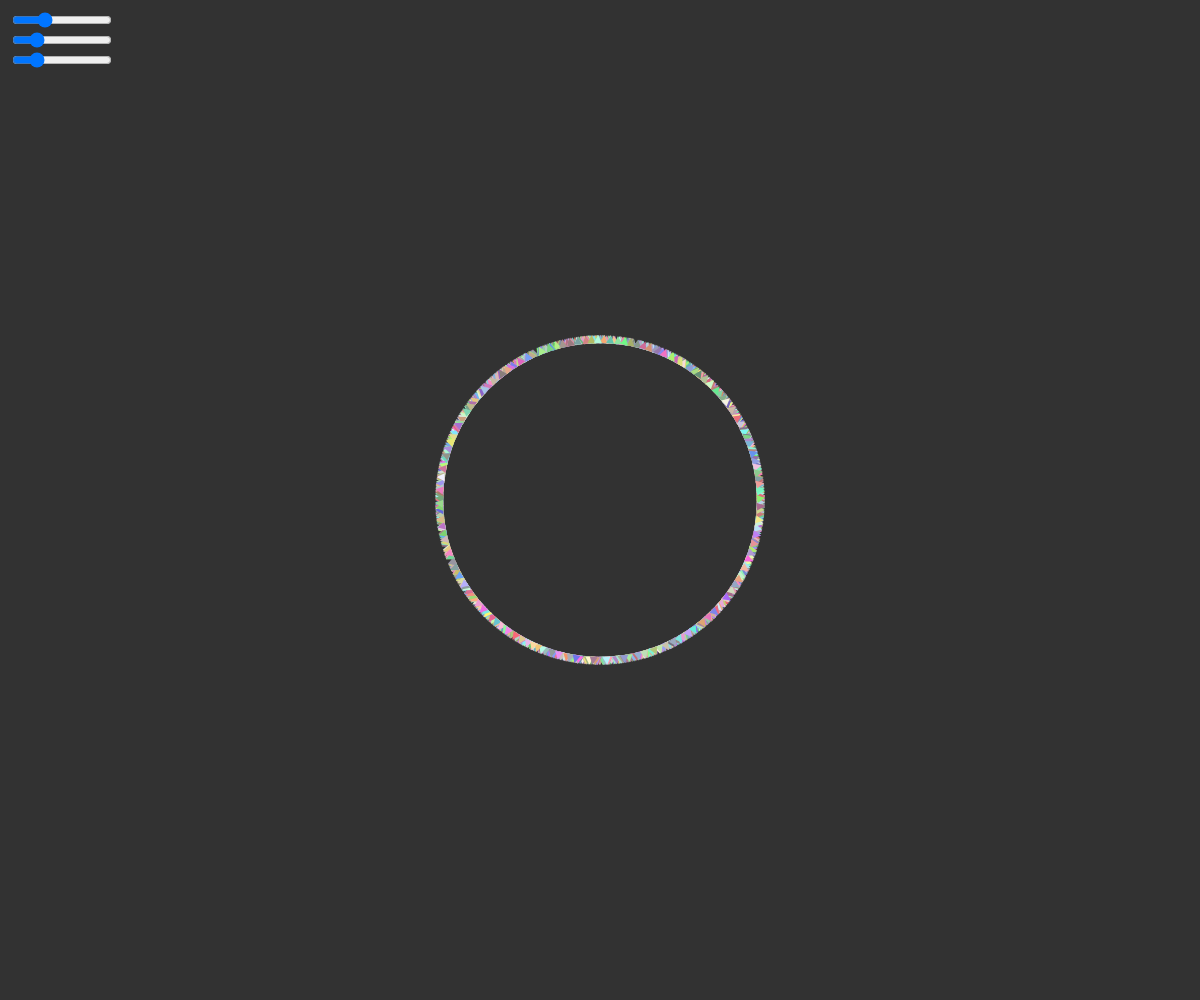
Frame 1 (no input)
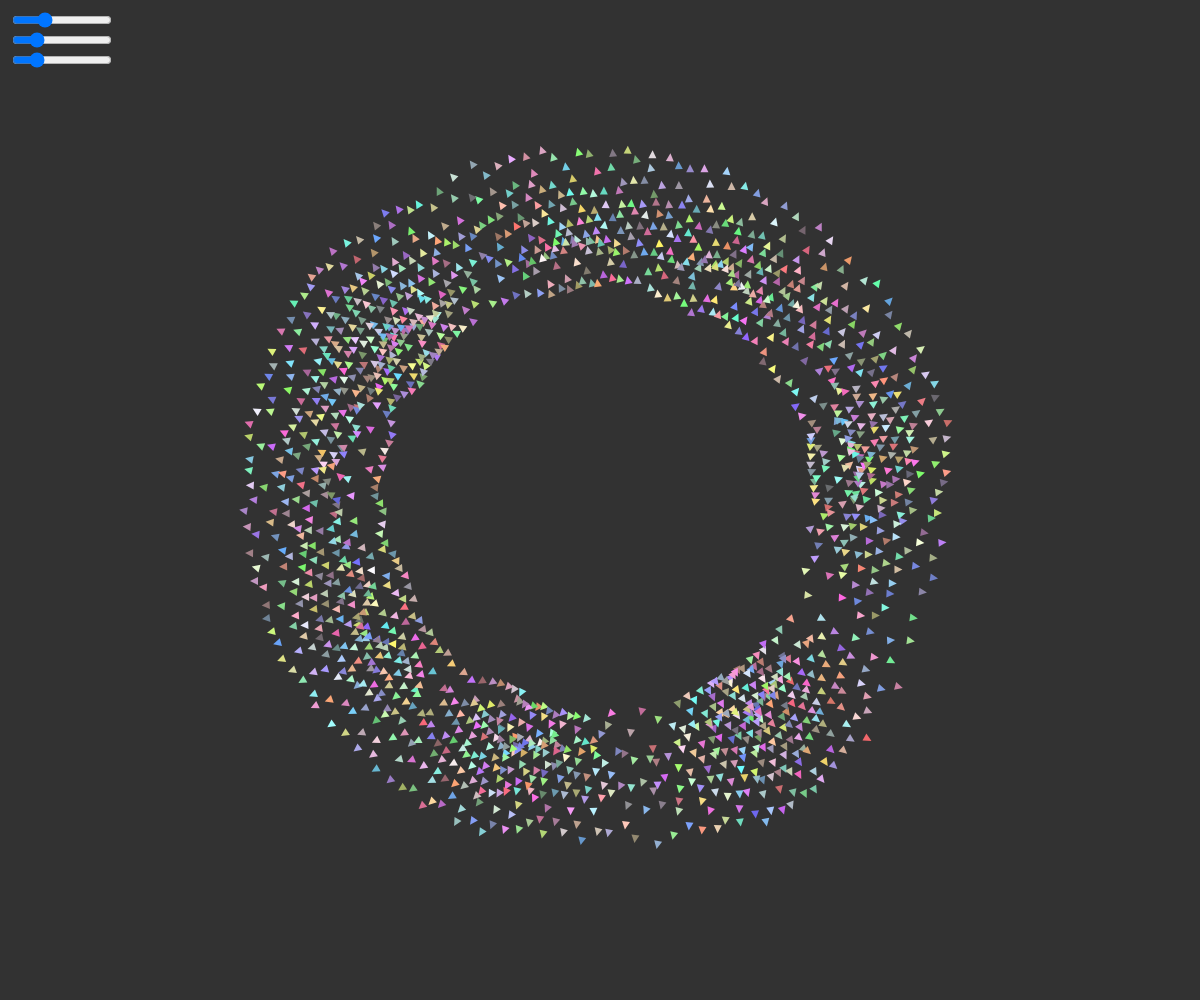
Frame 60 (no input)
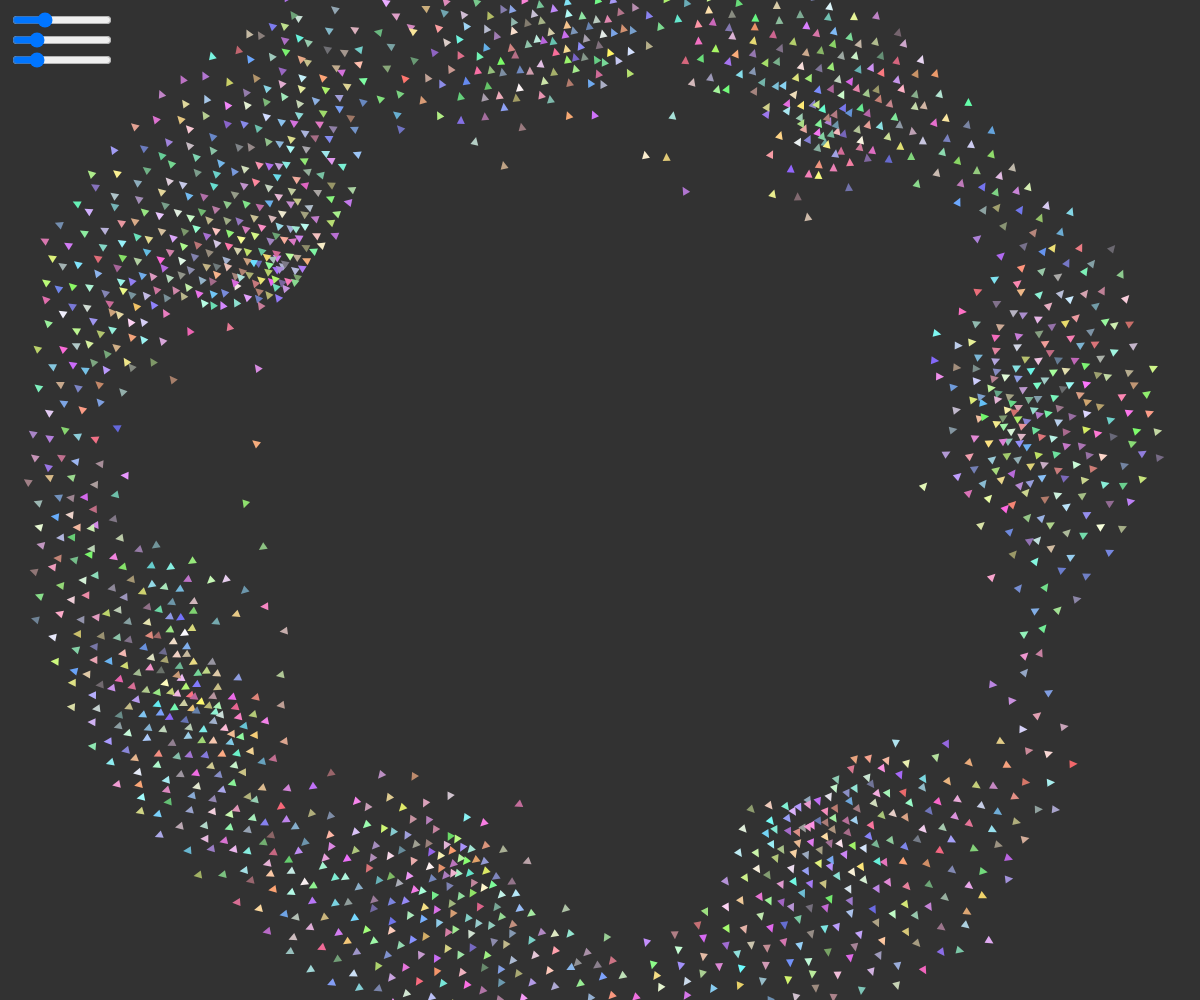
Frame 120 (the mouse pressed at the canvas centre since frame 60)

The p5.js sketch that drew these frames (run headless with seeded random() and noise() and a simulated clock; from frame 60 on, the mouse is pressed at the canvas centre):

// p5.js sketch
// ── sketch.js
var scl = 4;

var maxSpeed = 1.2 * scl;
var maxForce = maxSpeed / 80; //0.06;

var seperationDist = 25 * (scl / 4);
var alignmentDist = 50 * (scl / 4);
var cohesionDist = 50 * (scl / 4);

var seperationStrength = 1.5;   //1.5
var alignmentStrength = 1;      //1
var cohesionStrength = 1;       //1

var cursorSeperationStrength = 10;
var cursorAlignStrength = 0.0155;

var boidCount = 800 * 2;
var boids = [];
var bboxWidth = 80;
var bboxHeight = 50;
var boidBBox = new BBox(scl * 10, -bboxWidth, -bboxHeight, bboxWidth * 2, bboxHeight * 2);

var mousePos = new Vector2(0, 0);

var canvas;
function mouseMoved() { mousePos = new Vector2(mouseX - (windowWidth / 2), mouseY - (windowHeight / 2)); }
function windowResized() { resizeCanvas(windowWidth, windowHeight); }
function setup() {
    canvas = createCanvas(windowWidth, windowHeight);
    canvas.position(0, 0);

    for (var i = 0; i < boidCount; i++) {
        boids[i] = new Boid();
    }

    frameRate(60);   

    
    sliderS = createSlider(0, 5, seperationStrength, 0.1);
    sliderS.position(10, 10);
    sliderS.style('width', '100px');
    sliderA = createSlider(0, 5, alignmentStrength, 0.1);
    sliderA.position(10, 30);
    sliderA.style('width', '100px');
    sliderC = createSlider(0, 5, cohesionStrength, 0.1);
    sliderC.position(10, 50);
    sliderC.style('width', '100px');
}

//function change()

var colorval = 0;
var colorstate = 0;
function changeColor() {
    colorval += 1
    if (colorval > 255) {
        colorval = 0;
        colorstate += 1;
        if (colorstate > 5) {
            colorstate = 0;
        }
    }

    switch (colorstate) {
        case 0: { fill(255, colorval, 0); }  return;
        case 1: { fill(255 - colorval, 255, 0); }  return;
        case 2: { fill(0, 255, colorval); }  return;
        case 3: { fill(0, 255 - colorval, 255); }  return;
        case 4: { fill(colorval, 0, 255); }  return;
        case 5: { fill(255, 0, 255 - colorval); }  return;
    }

}
 
function draw() {
    background(50);

    seperationStrength = sliderS.value();
    alignmentStrength = sliderA.value();
    cohesionStrength = sliderC.value();

    var wx = windowWidth / 2;
    var wy = windowHeight / 2;
    translate(wx, wy);

    stroke(200, 50, 50);
    //boidBBox.Draw();
    boidBBox.Clear();
    for (var i = 0; i < boids.length; i++) {
        boidBBox.AddObject(boids[i].pos.x, boids[i].pos.y, boids[i]);
    }
    
    
    var maxSight = Math.max(seperationDist, alignmentDist, cohesionDist);
    for (var i = 0; i < boids.length; i++) { boids[i].Flock(maxSight); }

    //changeColor();
    //fill(255);    
    noStroke();
    for (var i = 0; i < boids.length; i++) {
        boids[i].Update();

        fill(boids[i].colorr, boids[i].colorg, boids[i].colorb);
        boids[i].Draw();
    }
    //print(boids[0].pos.x + ", " + boids[0].pos.y);

    //fill(255)
    //text(str(boidCount), 25-wx, 25-wy);
}

class Boid {
    constructor() {
        var r = Math.random() * 2 * Math.PI;
        this.colorr = (random() * 155) + 100
        this.colorg = (random() * 155) + 100
        this.colorb = (random() * 155) + 100

        this.acceleration = new Vector2(0, 0);
        this.velocity = new Vector2(sin(r), cos(r));        
        this.forward = this.velocity.Normal();
        this.pos = new Vector2(0, 0);
        this.pos = this.pos.Add(this.forward.Multiply(boidCount / 10));
    }

    Flock(maxSight) {
        var boidArray = boidBBox.GetList(this.pos.x, this.pos.y, maxSight);
        //var boidArray = boids;

        var seperation = this.Seperation(boidArray).Multiply(seperationStrength);
        var alignment = this.Alignment(boidArray).Multiply(alignmentStrength);
        var cohesion = this.Cohesion(boidArray).Multiply(cohesionStrength);

        this.acceleration = this.acceleration.Add(seperation);
        this.acceleration = this.acceleration.Add(alignment);
        this.acceleration = this.acceleration.Add(cohesion);
    }

    Update() {
        this.velocity = this.velocity.Add(this.acceleration);
        this.velocity.Limit(maxSpeed);
        this.pos = this.pos.Add(this.velocity);

        this.acceleration.x = 0;
        this.acceleration.y = 0;

        this.forward = this.velocity.Normal();
    }

    Seek(Target) {
        var desired = Target.Subtract(this.pos); 
        desired.Normalize();
        desired = desired.Multiply(maxSpeed);
    
        var steer = desired.Subtract(this.velocity);
        steer.Limit(maxForce);
        return steer;
    }

    Seperation(boidArray) {
        var fromCenter = new Vector2(this.pos.x, this.pos.y).Subtract(mousePos);

        var total = new Vector2(0, 0);
        if (fromCenter.Magnitude() < seperationDist) {
            total = fromCenter.Normal().Divide(fromCenter.Magnitude()).Multiply(cursorSeperationStrength);
        }
        var count = 1;
        for (var i = 0; i < boidArray.length; i++) {
            var b = boidArray[i];

            var difference = this.pos.Subtract(b.pos);
            var distance = difference.Magnitude();

            if (distance > 0 && distance < seperationDist) {
                var d = difference.Normal().Divide(distance);    
                
                total = total.Add(d);
                count++;
            }
        }
        if (count > 0) {
            total = total.Divide(count);
        }
        if (total.Magnitude() > 0) {
            total.Normalize();
            total = total.Multiply(maxSpeed);
            total = total.Subtract(this.velocity);
            total.Limit(maxForce);            
        }
        return total;
    }

    Alignment(boidArray) {
        var total = mousePos.Subtract(this.pos).Multiply(cursorAlignStrength);
        var count = 1;
        for (var i = 0; i < boidArray.length; i++) {
            var b = boidArray[i];

            var difference = this.pos.Subtract(b.pos);
            var distance = difference.Magnitude();

            if (distance > 0 && distance < alignmentDist) {
                total = total.Add(b.forward);
                count++;
            }
        }
        if (count > 0) {
            total = total.Divide(count);
            total.Normalize();
            total = total.Multiply(maxSpeed);
            var turn = total.Subtract(this.velocity);
            turn.Limit(maxForce);
            return turn;
        } else {
            return new Vector2(0, 0)
        }
    }

    Cohesion(boidArray) {
        var total = new Vector2(0, 0);
        var count = 0;
        for (var i = 0; i < boidArray.length; i++) {
            var b = boidArray[i];

            var difference = this.pos.Subtract(b.pos);
            var distance = difference.Magnitude();

            if (distance > 0 && distance < cohesionDist) {
                total = total.Add(b.pos)
                count++;
            }
        }
        if (count > 0) {
            total = total.Divide(count);
            return this.Seek(total);
        } else {
            return new Vector2(0, 0)
        }
    }

    Draw() {        
        var right = this.forward.Cross();
        var left = (new Vector2(0, 0)).Subtract(right);
                
        var vforward = this.forward.Multiply(scl);
        right = right.Multiply(scl);
        left = left.Multiply(scl);

        right = right.Subtract(vforward);
        left = left.Subtract(vforward);

        triangle(this.pos.x + vforward.x, this.pos.y + vforward.y, 
                 this.pos.x + right.x, this.pos.y + right.y, 
                 this.pos.x + left.x, this.pos.y + left.y
        );
    }
    DrawE() {
        ellipse(this.pos.x, this.pos.y, scl, scl)
    }
}
// ── bbox.js
class BBox {
    constructor(scale, x, y, w, h) {
        this.scale = scale;
        this.x = x;
        this.y = y;
        this.w = w;
        this.h = h;        
                
        this.objects = [[]]
        for (var i = 0; i < this.w; i++) {
            for (var j = 0; j < this.h; j++) {            

            }
        }

        this.outsideObjects = [];
        this.Clear();
    }

    Clear() {      
        for (var i = 0; i < this.w; i++) {
            this.objects[i] = [];
            for (var j = 0; j < this.h; j++) {      
                this.objects[i][j] = [];
            }
        }
        this.outsideObjects = [];
    }

    AddObject(x, y, ref) {
        x -= this.x * this.scale;
        y -= this.y * this.scale;

        x = Math.floor(x / this.scale);
        y = Math.floor(y / this.scale);

        if (x < 0 || x >= this.w || y < 0 || y >= this.h) {
            this.outsideObjects.push(ref);
        } else {
            this.objects[x][y].push(ref);
        }
    }

    GetList(x, y, radius) {
        var total = [];

        x -= this.x * this.scale;
        y -= this.y * this.scale;

        var includeOut = false;

        var minx = Math.floor((x - radius) / this.scale);
        if (minx < 0)           { minx = 0;             includeOut = true; }
        if (minx >= this.w)     { minx = this.w - 1;    includeOut = true; }

        var miny = Math.floor((y - radius) / this.scale);
        if (miny < 0)           { miny = 0;             includeOut = true; }
        if (miny >= this.h)     { miny = this.h - 1;    includeOut = true; }
        
        var maxx = Math.floor((x + radius) / this.scale);
        if (maxx < 0)           { maxx = 0;             includeOut = true; }
        if (maxx >= this.w)     { maxx = this.w - 1;    includeOut = true; }

        var maxy = Math.floor((y + radius) / this.scale);
        if (maxy < 0)           { maxy = 0;             includeOut = true; }
        if (maxy >= this.h)     { maxy = this.h - 1;    includeOut = true; }

        for (var j = miny; j <= maxy; j++) {            
            for (var i = minx; i <= maxx; i++) {
                total = total.concat(this.objects[i][j]);
            }
        }
        if (includeOut) {
            total = total.concat(this.outsideObjects)
        }
        return total;
    }

    Draw() {
        var x1 = this.x * this.scale;
        var y1 = this.y * this.scale;
        var x2 = this.w * this.scale;
        var y2 = this.h * this.scale;
        for (var j = 0; j <= this.h; j++) { 
            var y = j * this.scale; 

            line(x1, y1 + y, x1 + x2, y1 + y);
        }
            
        for (var i = 0; i <= this.w; i++) {
            var x = i * this.scale;
            line(x1 + x, y1, x1 + x, y1 + y2);
        }
    }
}
// ── vector.js
class Vector2 {
    constructor(x, y) {
        this.x = x;
        this.y = y;
    }    
}

Vector2.prototype.Add = function (v2) {
    return new Vector2(this.x + v2.x, this.y + v2.y);
}

Vector2.prototype.Subtract = function (v2) {
    return new Vector2(this.x - v2.x, this.y - v2.y);
}

Vector2.prototype.Multiply = function (v2) {
    return new Vector2(this.x * v2.x, this.y * v2.y);
}
Vector2.prototype.Multiply = function (f) {
    return new Vector2(this.x * f, this.y * f);
}

Vector2.prototype.Divide = function (v2) {
    return new Vector2(this.x / v2.x, this.y / v2.y);
}
Vector2.prototype.Divide = function (f) {
    return new Vector2(this.x / f, this.y / f);
}

Vector2.prototype.Magnitude = function() {
    return Math.sqrt((this.x * this.x) + (this.y * this.y));
}

Vector2.prototype.Normal = function() {
    var m = this.Magnitude();
    if (m == 0) { return new Vector2(0, 0); }
    return this.Divide(m);
}
Vector2.prototype.Normalize = function() {
    var m = this.Magnitude();
    if (m != 0) { 
        this.x /= m;
        this.y /= m;
    }
}

Vector2.prototype.Dot = function(v2) {
    return (this.x * v2.x) + (this.y * v2.y);
}
Vector2.prototype.Cross = function(v2) {
    return (this.x * v2.y) + (this.y * v2.x);
}
Vector2.prototype.Cross = function() {
    return new Vector2(this.y, -this.x);
}

Vector2.prototype.Inverse = function() {
    return new Vector2(-this.x, -this.y);
}

Vector2.prototype.Limit = function(f) {
    var m = this.Magnitude();
    if (m > f) {
        this.x /= m;    this.y /= m;
        this.x *= f;    this.y *= f;
    }
}
